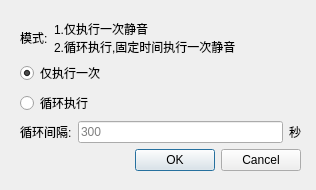
<?xml version="1.0" encoding="UTF-8"?>
<ui version="4.0">
 <class>Dialog</class>
 <widget class="QDialog" name="Dialog">
  <property name="geometry">
   <rect>
    <x>0</x>
    <y>0</y>
    <width>316</width>
    <height>190</height>
   </rect>
  </property>
  <property name="windowTitle">
   <string>Dialog</string>
  </property>
  <widget class="QWidget" name="">
   <property name="geometry">
    <rect>
     <x>20</x>
     <y>20</y>
     <width>281</width>
     <height>151</height>
    </rect>
   </property>
   <layout class="QGridLayout" name="gridLayout">
    <item row="0" column="0">
     <widget class="QLabel" name="label">
      <property name="text">
       <string>模式:</string>
      </property>
     </widget>
    </item>
    <item row="0" column="1" colspan="3">
     <widget class="QLabel" name="label_3">
      <property name="text">
       <string>1.仅执行一次静音
2.循环执行,固定时间执行一次静音</string>
      </property>
     </widget>
    </item>
    <item row="1" column="0" colspan="3">
     <widget class="QRadioButton" name="rbtn_mute_only">
      <property name="text">
       <string>仅执行一次</string>
      </property>
      <property name="checked">
       <bool>true</bool>
      </property>
     </widget>
    </item>
    <item row="2" column="0" colspan="3">
     <widget class="QRadioButton" name="rbtn_mute_loop">
      <property name="text">
       <string>循环执行</string>
      </property>
     </widget>
    </item>
    <item row="3" column="0" colspan="2">
     <widget class="QLabel" name="label_2">
      <property name="text">
       <string>循环间隔:</string>
      </property>
     </widget>
    </item>
    <item row="3" column="2">
     <widget class="QLineEdit" name="lineEdit">
      <property name="placeholderText">
       <string>300</string>
      </property>
     </widget>
    </item>
    <item row="3" column="3">
     <widget class="QLabel" name="label_4">
      <property name="text">
       <string>秒</string>
      </property>
     </widget>
    </item>
    <item row="4" column="1" colspan="3">
     <widget class="QDialogButtonBox" name="buttonBox">
      <property name="orientation">
       <enum>Qt::Horizontal</enum>
      </property>
      <property name="standardButtons">
       <set>QDialogButtonBox::Cancel|QDialogButtonBox::Ok</set>
      </property>
     </widget>
    </item>
   </layout>
  </widget>
 </widget>
 <resources/>
 <connections>
  <connection>
   <sender>buttonBox</sender>
   <signal>accepted()</signal>
   <receiver>Dialog</receiver>
   <slot>accept()</slot>
   <hints>
    <hint type="sourcelabel">
     <x>248</x>
     <y>254</y>
    </hint>
    <hint type="destinationlabel">
     <x>157</x>
     <y>274</y>
    </hint>
   </hints>
  </connection>
  <connection>
   <sender>buttonBox</sender>
   <signal>rejected()</signal>
   <receiver>Dialog</receiver>
   <slot>reject()</slot>
   <hints>
    <hint type="sourcelabel">
     <x>316</x>
     <y>260</y>
    </hint>
    <hint type="destinationlabel">
     <x>286</x>
     <y>274</y>
    </hint>
   </hints>
  </connection>
 </connections>
</ui>
